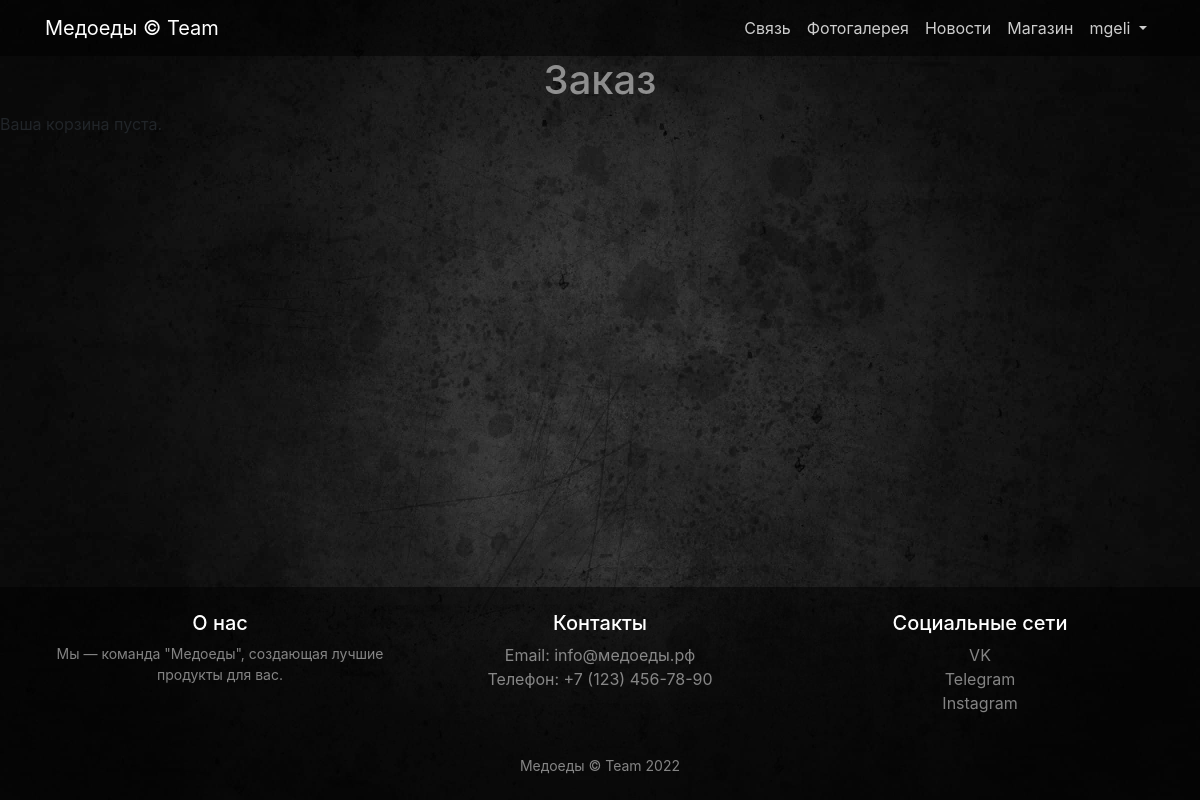
/store/checkout/ (signed in), run on an earlier commit of the app's database.
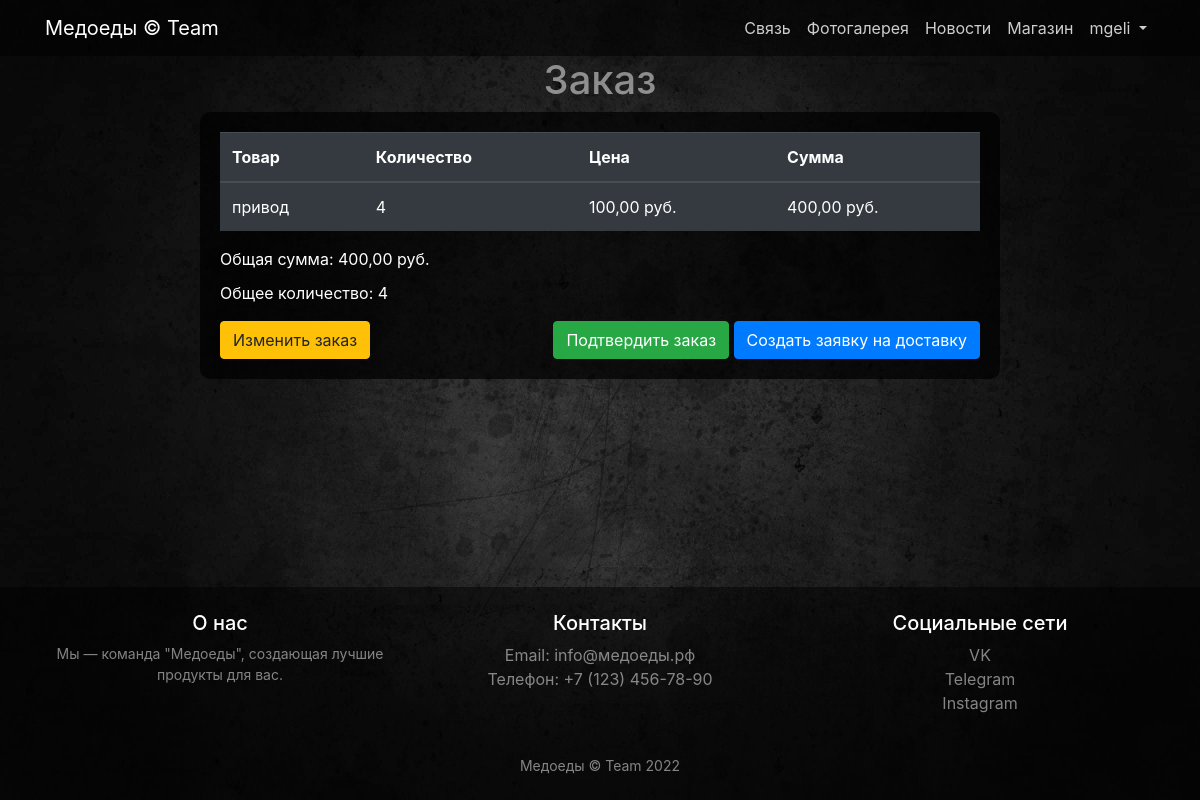
And on a later commit of the database.
### store/models.py (models this page shows, shortened)
class Basket(models.Model):
    user = models.ForeignKey(to=User, on_delete=models.CASCADE)
    product = models.ForeignKey(to=Product, on_delete=models.CASCADE)
    quantity = models.PositiveIntegerField(default=0)
    created_timestamp = models.DateTimeField(auto_now_add=True)
    objects = BasketQuerySet.as_manager()
    def sum(self):
        return self.product.price * self.quantity

class Product(models.Model):
    name = models.CharField(max_length=120)
    description = models.TextField()
    price = models.DecimalField(max_digits=10, decimal_places=2)
    quantity = models.PositiveIntegerField(default=0)
    image = models.ImageField(upload_to='products_images', blank=True)  # Основное изображение
    category = models.ForeignKey(to=ProductCategory, on_delete=models.PROTECT)

### store/views.py (the view)
# urls.py: path('checkout/', views.checkout, name='checkout'),
@login_required
def checkout(request):
    baskets = Basket.objects.filter(user=request.user)
    total_sum = baskets.total_sum()
    total_quantity = baskets.total_quantity()
    context = {
        'baskets': baskets,
        'total_sum': total_sum,
        'total_quantity': total_quantity,
        'title': 'Оформление заказа'
    }
    return render(request, 'store/checkout.html', context)

### store/models.py (called while the page is built)
    def total_sum(self):
        return sum(basket.sum() for basket in self)

    def total_quantity(self):
        return sum(basket.quantity for basket in self)

### store/templates/store/checkout.html (shortened to what this page needs)
{% extends 'store/item.html' %}
{% block content %}
<h1 class="text-white-50 text-center">Заказ</h1>
{% if baskets %}
    <div class="container d-flex justify-content-center">
        <div class="order-summary" style="background-color: rgba(0, 0, 0, 0.7); padding: 20px; border-radius: 10px; width: 80%; max-width: 800px;">
            <table class="table table-dark table-hover">
                <thead>
                    <tr>
                        <th>Товар</th>
                        <th>Количество</th>
                        <th>Цена</th>
                        <th>Сумма</th>
                    </tr>
                </thead>
                <tbody>
                    {% for basket in baskets %}
                        <tr data-product-id="{{ basket.product.id }}" style="cursor: pointer;">
                            <td>{{ basket.product.name }}</td>
                            <td>{{ basket.quantity }}</td>
                            <td>{{ basket.product.price }} руб.</td>
                            <td>{{ basket.sum }} руб.</td>
                        </tr>
                    {% endfor %}
                </tbody>
            </table>
            <div class="text-white">
                <p>Общая сумма: {{ total_sum }} руб.</p>
                <p>Общее количество: {{ total_quantity }}</p>
            </div>
            <div class="d-flex justify-content-between mt-3">
                <a href="{% url 'store:basket' %}" class="btn btn-warning">Изменить заказ</a>
                <form method="post">
                    <button type="submit" class="btn btn-success">Подтвердить заказ</button>
                    <a href="{% url 'store:create_delivery_request' %}" class="btn btn-primary">Создать заявку на доставку</a>
                </form>
            </div>
        </div>
    </div>
{% else %}
    <p>Ваша корзина пуста.</p>
{% endif %}
{% endblock %}
{% block footer %}
<footer class="py-4" style="background-color: rgba(0, 0, 0, 0.5);">
    <div class="container">
        <div class="row">
            <div class="col-lg-4 col-md-6 mb-4">
                <h5 class="text-white">О нас</h5>
                <p class="text-white-50">Мы — команда "Медоеды", создающая лучшие продукты для вас.</p>
            </div>
            <div class="col-lg-4 col-md-6 mb-4">
                <h5 class="text-white">Контакты</h5>
                <ul class="list-unstyled">
                    <li><a href="info@медоеды.рф" class="text-white-50">Email: 	info@медоеды.рф</a></li>
                    <li><a href="#" class="text-white-50">Телефон: +7 (123) 456-78-90</a></li>
                </ul>
            </div>
            <div class="col-lg-4 col-md-6 mb-4">
                <h5 class="text-white">Социальные сети</h5>
                <ul class="list-unstyled">
                    <li><a href="https://vk.com/team_honey_badgers" class="text-white-50">VK</a></li>
                    <li><a href="https://t.me/honeybadgerteambot" class="text-white-50">Telegram</a></li>
                    <li><a href="#" class="text-white-50">Instagram</a></li>
                </ul>
            </div>
        </div>
        <div class="text-center">
            <p class="m-0 text-white-50">Медоеды &copy; Team 2022</p>
        </div>
    </div>
</footer>
{% endblock %}

What changed in the data, as far as the page shows it:
added Basket: product.name "привод", quantity "4", product.price "100,00", sum "400,00"
Also different on the page:
{{ total_sum }}: (not shown) → "400,00"
{{ total_quantity }}: (not shown) → "4"
text no longer shown: "Ваша корзина пуста."
text now shown: "Товар Количество Цена Сумма Общая сумма: руб. Общее количество: Изменить заказ Подтвердить заказ Создать заявку на доставку"
